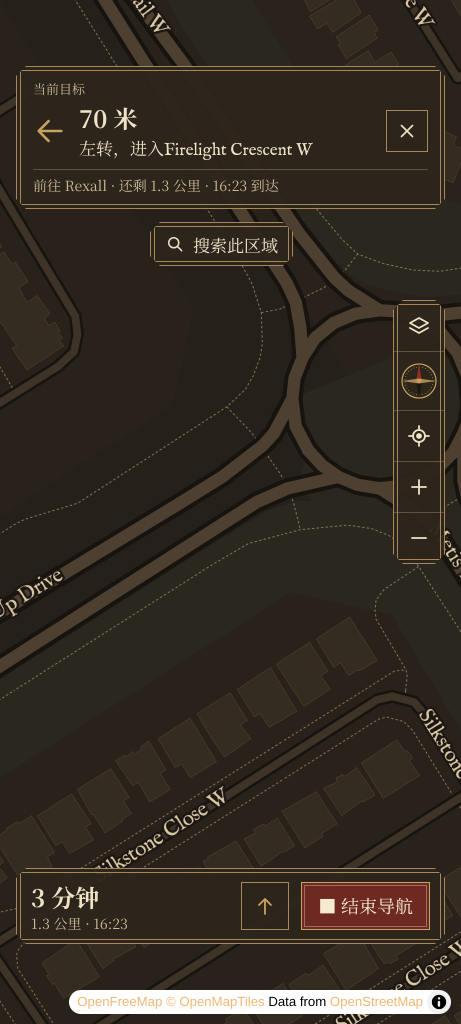
#> input picture screenshots/mockups/src/A_opt1.png, 922 x 2048 px, given in place of A_orig.png, which was not available (shown at 1/2 size)
$ python mk4.py
#> lines starting #> are read from the running program, lines starting #| are printed output that depends on the picture; pictures that were not available may be replaced by others from this repository, and a replacement may not be noted
import asyncio
from playwright.async_api import async_playwright
ICON={
'menu':'<path d="M4 6h16M4 12h16M4 18h16"/>',
'dir':'<path d="M12 3l9 9-9 9-9-9z"/><path d="M9 13v-2h5V9l3 3-3 3v-2"/>',
'layers':'<path d="M12 4l9 5-9 5-9-5z"/><path d="M3 14l9 5 9-5"/>',
'loc':'<circle cx="12" cy="12" r="6"/><circle cx="12" cy="12" r="2" fill="currentColor"/><path d="M12 2v4M12 18v4M2 12h4M18 12h4"/>',
'plus':'<path d="M12 5v14M5 12h14"/>','minus':'<path d="M5 12h14"/>',
'search':'<circle cx="10.5" cy="10.5" r="6"/><path d="M15 15l5 5"/>',
'x':'<path d="M6 6l12 12M18 6L6 18"/>','left':'<path d="M20 12H5M11 5l-7 7 7 7"/>','up':'<path d="M12 20V5M6 11l6-6 6 6"/>'}
def ic(n,s=24): return f'<svg width="{s}" height="{s}" viewBox="0 0 24 24" fill="none" stroke="currentColor" stroke-width="1.8" stroke-linecap="round" stroke-linejoin="round">{ICON[n]}</svg>'
COMPASS='''<svg width="40" height="40" viewBox="0 0 40 40"><circle cx="20" cy="20" r="17" fill="none" stroke="var(--brass)" stroke-width="1.2"/><circle cx="20" cy="20" r="14" fill="none" stroke="var(--brass)" stroke-width=".6" stroke-dasharray="1 2"/>
<path d="M20 3 L23 20 L20 37 L17 20Z" fill="var(--ink2)"/><path d="M20 3 L23 20 L17 20Z" fill="var(--oxb)"/><path d="M3 20 L20 17.5 L37 20 L20 22.5Z" fill="var(--brass)" opacity=".8"/><circle cx="20" cy="20" r="2" fill="var(--brass)"/>
<text x="20" y="11" font-size="0" /></svg>'''
CSS={4:'''
.p,.chip,.sq,.endb{border:none!important;outline:none!important;color:var(--txt);background:var(--fill)!important;border-radius:var(--c)!important;filter:none!important;clip-path:none!important;box-shadow:var(--sh)!important}
.sq{box-shadow:none!important;background:var(--fill3)!important}
.endb{color:#f6ead2!important;background:var(--btn)!important;box-shadow:0 1px 2px rgba(0,0,0,.35)!important}
.chip{position:relative;border-radius:19px!important}
.p>.ir{display:none}
.strip .b+.b{border-top:1px solid var(--rule2)}
''',
# Option 1: clean cartouche
1:'''
.p{background:var(--fill);color:var(--txt);border:1.5px solid var(--rule);outline:1px solid var(--rule);outline-offset:-5px;
 clip-path:polygon(10px 0,calc(100% - 10px) 0,100% 10px,100% calc(100% - 10px),calc(100% - 10px) 100%,10px 100%,0 calc(100% - 10px),0 10px);
 filter:drop-shadow(0 2px 3px rgba(0,0,0,.35))}
.wrap{filter:drop-shadow(0 3px 6px rgba(0,0,0,.35))}
.chip{background:var(--fill);border:1px solid var(--rule);color:var(--txt);border-radius:2px 2px 10px 10px/2px 2px 6px 6px;border-top:3px solid var(--brass)}
.strip .b+.b{border-top:1px solid var(--rule2)}
''',
# Option 2: ledger / map legend
2:'''
.p{background:var(--fill2);color:var(--txt);border:2px solid var(--ink2);box-shadow:inset 0 0 0 3px var(--fill2),inset 0 0 0 4px var(--rule),0 3px 8px rgba(0,0,0,.35);border-radius:3px}
.p.lined{background-image:repeating-linear-gradient(var(--fill2) 0 27px,var(--rule2) 27px 28px)}
.chip{background:transparent;border:none;border-bottom:2px solid var(--rule);border-radius:0;color:var(--txt);padding:0 8px!important;font-variant:small-caps}
.chips{background:var(--fill2);border:1px solid var(--rule);box-shadow:0 2px 5px rgba(0,0,0,.3);padding:4px 6px;border-radius:3px;gap:2px!important}
.strip .b+.b{border-top:1px dashed var(--rule)}
.hd{font-family:'Fell';letter-spacing:.06em;font-size:13px!important;text-transform:uppercase}
'''}
PAL={'dark':'--sh:inset 0 1px 0 rgba(255,236,200,.10),0 1px 2px rgba(0,0,0,.55),0 6px 18px rgba(0,0,0,.55);--fill3:rgba(70,58,44,1);--fill:rgba(46,38,29,.94);--fill2:rgba(52,43,32,.95);--txt:#efe2c6;--sub:#cdbb98;--rule:#a8885a;--rule2:rgba(168,136,90,.45);--brass:#c9a35e;--ink2:#1c1610;--oxb:#8e2f26;--btn:#6e2a22;',
     'light':'--sh:0 1px 2px rgba(60,40,15,.28),0 6px 16px rgba(60,40,15,.22);--fill3:rgba(222,207,172,1);--fill:rgba(236,224,194,.95);--fill2:rgba(240,229,200,.96);--txt:#2e2216;--sub:#5a4630;--rule:#7a5c38;--rule2:rgba(122,92,56,.4);--brass:#8a6a32;--ink2:#3a2a1a;--oxb:#8e2f26;--btn:#7a2e25;'}
def body(view,opt):
  top=''
  if view=='A':
    top=f'''<div class="p" style="--c:22px;left:16px;right:16px;top:66px;padding:12px 16px">
 <div class="hd" style="font-size:13px;color:var(--sub)">{"当前目标" if opt!=2 else "当前目标 · Next Turn"}</div>
 <div style="display:flex;align-items:center;gap:12px;margin-top:2px"><span style="color:var(--brass)">{ic('left',34)}</span>
 <div><div style="font-size:24px;font-weight:700">70 米</div><div style="font-size:17px">左转，进入<span style="font-family:Fell">Firelight Crescent W</span></div></div>
 <div class="sq" style="--c:10px;margin-left:auto;width:40px;height:40px;border:1px solid var(--rule);display:grid;place-items:center">{ic('x',22)}</div></div>
 <div style="border-top:1px solid var(--rule2);margin-top:8px;padding-top:6px;font-size:14px;color:var(--sub)">前往 Rexall · 还剩 1.3 公里 · 16:23 到达</div></div>
<div class="p" style="--c:12px;left:150px;top:222px;height:44px;padding:0 14px;display:flex;align-items:center;gap:8px;font-size:17px">{ic('search',20)}搜索此区域</div>
<div class="p {'lined' if opt==2 else ''}" style="left:16px;right:16px;top:868px;--c:22px;height:76px;padding:0 14px;display:flex;align-items:center;gap:12px">
 <div><div style="font-size:24px;font-weight:700">3 分钟</div><div style="font-size:14px;color:var(--sub)">1.3 公里 · 16:23</div></div>
 <div class="sq" style="--c:12px;margin-left:auto;width:46px;height:46px;border:1px solid var(--rule);display:grid;place-items:center;color:var(--brass)">{ic('up',24)}</div>
 <div class="endb" style="--c:12px;background:var(--btn);color:#f6ead2;height:46px;padding:0 16px;display:flex;align-items:center;gap:8px;font-size:18px;border:1px solid #c9a35e;box-shadow:inset 0 0 0 2px var(--btn),inset 0 0 0 3px rgba(246,234,210,.35)">■ 结束导航</div></div>'''
  else:
    chips=''.join(f'<div class="chip" style="--c:6px;height:38px;padding:0 12px;display:flex;align-items:center;font-size:17px">{c}</div>' for c in ['餐厅','咖啡','超市','加油站','酒店','公园'])
    top=f'''<div class="p" style="--c:18px;left:16px;right:16px;top:66px;height:56px;padding:0 10px;display:flex;align-items:center;gap:10px">
 <span style="color:var(--brass)">{ic('menu')}</span><span style="font-size:19px;color:var(--sub)">搜索地点或地址</span><span style="margin-left:auto;color:var(--brass)">{ic('dir')}</span></div>
<div class="chips" style="position:absolute;left:16px;right:{16 if opt==2 else 0}px;top:132px;display:flex;gap:8px;overflow:hidden">{chips}</div>
<div class="p" style="--c:12px;left:150px;top:{190 if opt==2 else 186}px;height:44px;padding:0 14px;display:flex;align-items:center;gap:8px;font-size:17px">{ic('search',20)}搜索此区域</div>'''
  strip=f'''<div class="p strip" style="--c:16px;right:16px;top:{300 if view!='A' else 300}px;width:52px;padding:0">
 <div class="b">{ic('layers')}</div><div class="b" style="height:58px">{COMPASS}</div><div class="b">{ic('loc')}</div><div class="b">{ic('plus')}</div><div class="b">{ic('minus')}</div></div>'''
  import re
  out=top+strip
  if opt==3: out=re.sub(r'(<div class="p[^>]*>)',r'\1<i class="ir"></i>',out)
  return out
def page(view,opt,mode):
  return f'''<html><head><style>@font-face{{font-family:Fell;src:url(IMFellEnglish-400n.woff2)}}
body{{margin:0;width:461px;height:1024px;position:relative;background:url({view}_base.png) 0 0/461px 1024px;font-family:"Noto Serif CJK SC",serif;{PAL[mode]}}}
.p{{position:absolute;box-sizing:border-box}} .strip .b{{height:50px;display:grid;place-items:center;color:var(--txt)}}
.chip{{flex:none;box-sizing:border-box}}
{CSS[opt]}</style></head><body>{body(view,opt)}</body></html>'''
async def main():
  async with async_playwright() as p:
    b=await p.chromium.launch(executable_path='/usr/bin/google-chrome')
    pg=await b.new_page(viewport={'width':461,'height':1024},device_scale_factor=2)
    for opt in (4,):
      for v,m in (('A','dark'),('B','dark'),('C','light')):
        open(f'm.html','w').write(page(v,opt,m))
        import os; await pg.goto('file://'+os.path.abspath('m.html')); await pg.wait_for_timeout(400)
        await pg.screenshot(path=f'{v}_opt{opt}.png')
    await b.close()
asyncio.run(main())
#> (the call stopped at `async def main(): async with async_playwright() as p: b=await p.chromi..`: playwright is not available in this run)
from PIL import Image,ImageDraw,ImageFont
f=ImageFont.truetype('/usr/share/fonts/opentype/noto/NotoSerifCJK-Bold.ttc',36)
for opt in (4,):
  W,H=922,2048; out=Image.new('RGB',(W*6+70,H+90),'#1a1510'); d=ImageDraw.Draw(out)
#> after `out = Image.new('RGB', (W * 6 + 70, H + 90), '#1a1510')`:
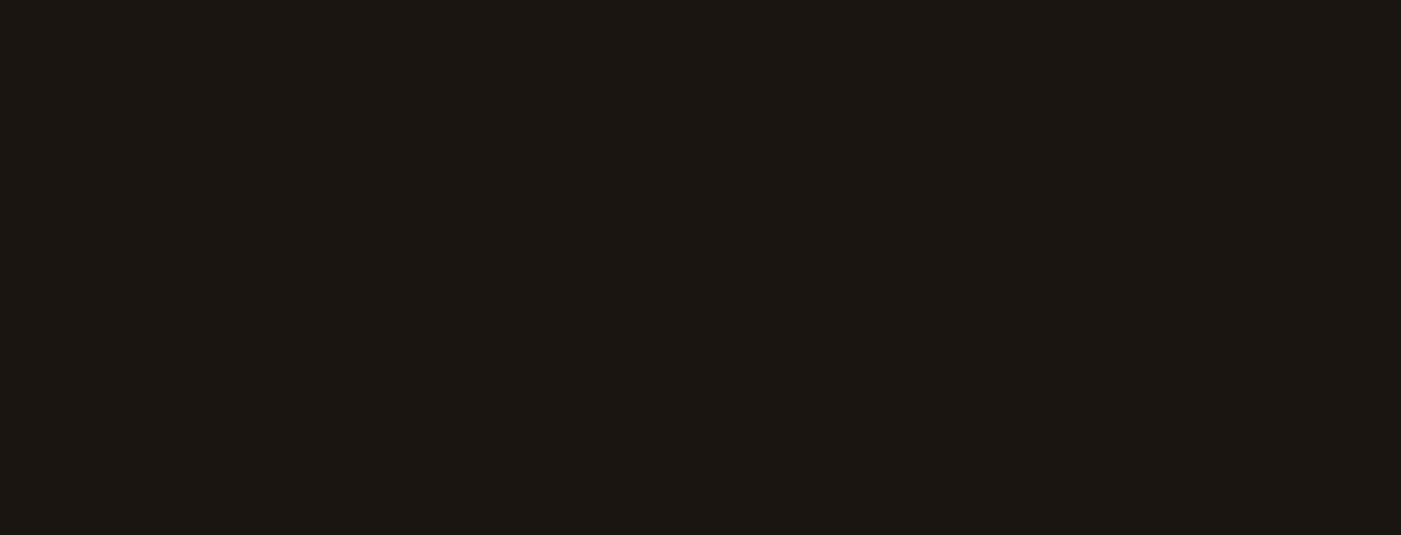
#> out: PIL image 5602x2138 RGB (shown at 1/4 size); mean R, G, B 26, 21, 16
  for i,v in enumerate('ABC'):
    for j,s in enumerate(['orig',f'opt{opt}']):
      x=10+(i*2+j)*(W+10)+(i*15); out.paste(Image.open(f'{v}_{s}.png').convert('RGB').resize((W,H)),(x,85))
#> after `out.paste(Image.open(f'{v}_{s}.png').convert('RGB').resize((W, H)), (x`:
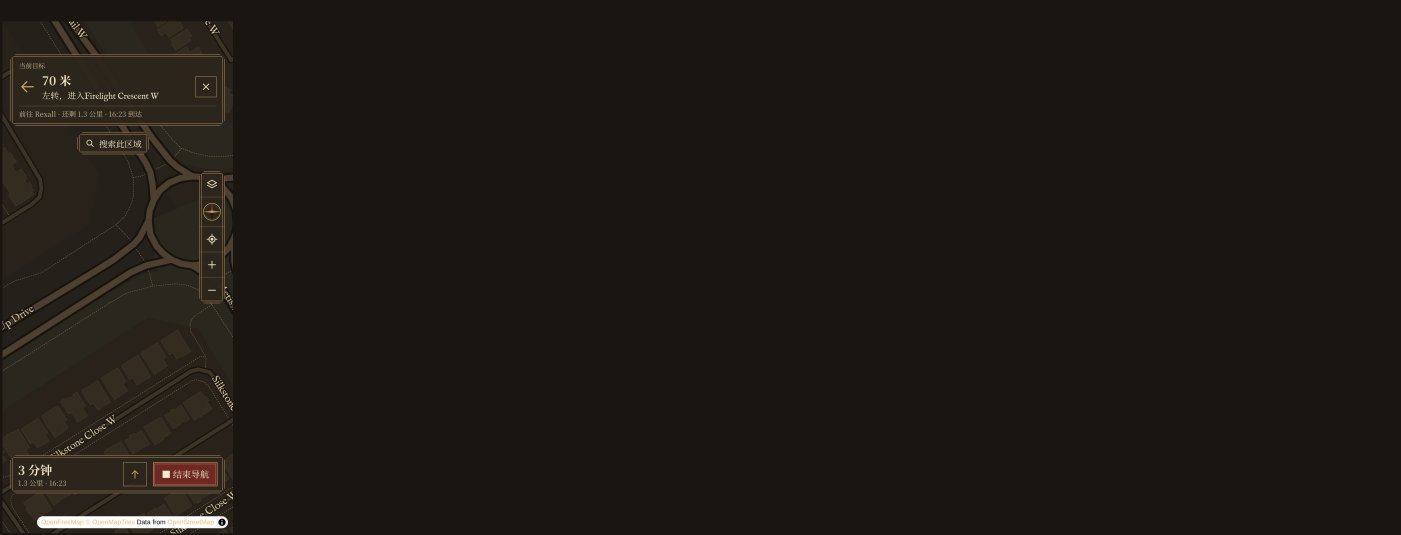
#> out: PIL image 5602x2138 RGB (shown at 1/4 size); mean R, G, B 30.1, 24.8, 19.1
#> (the run stopped early here; a loop or call above may not have finished)

$ run again, on screenshots/mockups/src/B_opt1.png
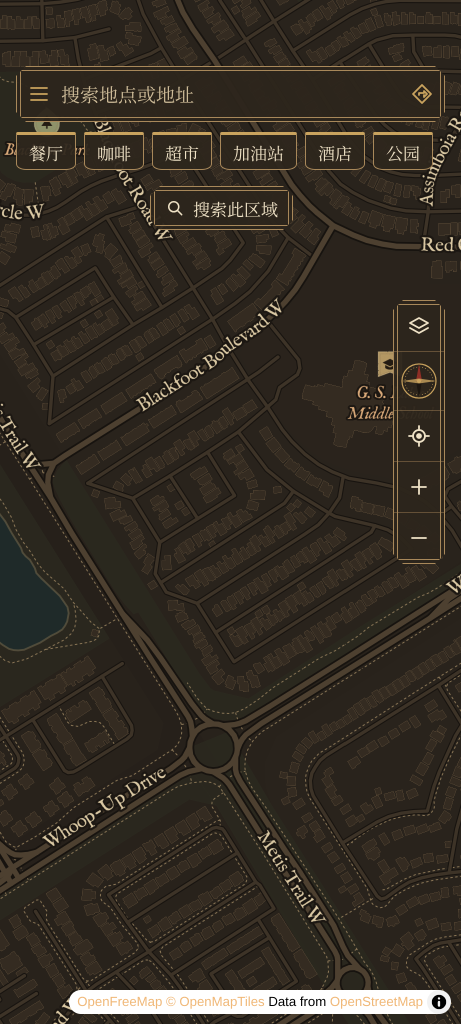
#> input picture screenshots/mockups/src/B_opt1.png, 922 x 2048 px, given in place of A_orig.png, which was not available (shown at 1/2 size)
#> `out.paste(Image.open(f'{v}_{s}.png').convert('RGB').resize((W, H)), (x`:
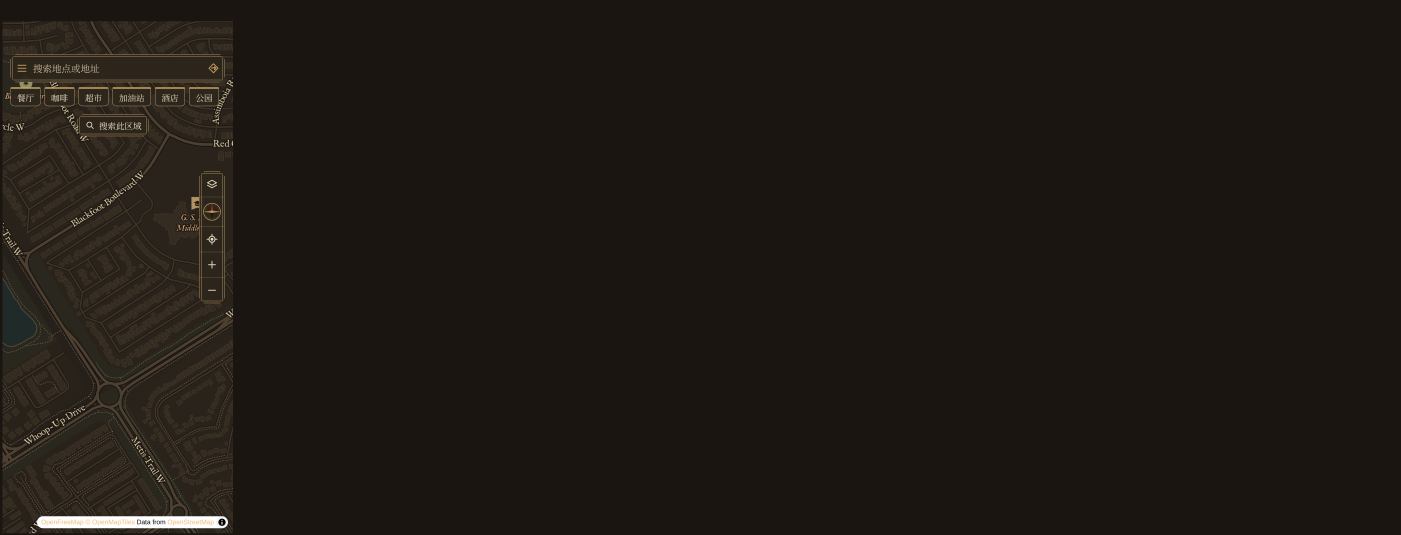
#> out: PIL image 5602x2138 RGB (shown at 1/4 size); mean R, G, B 30.3, 24.9, 19.2
